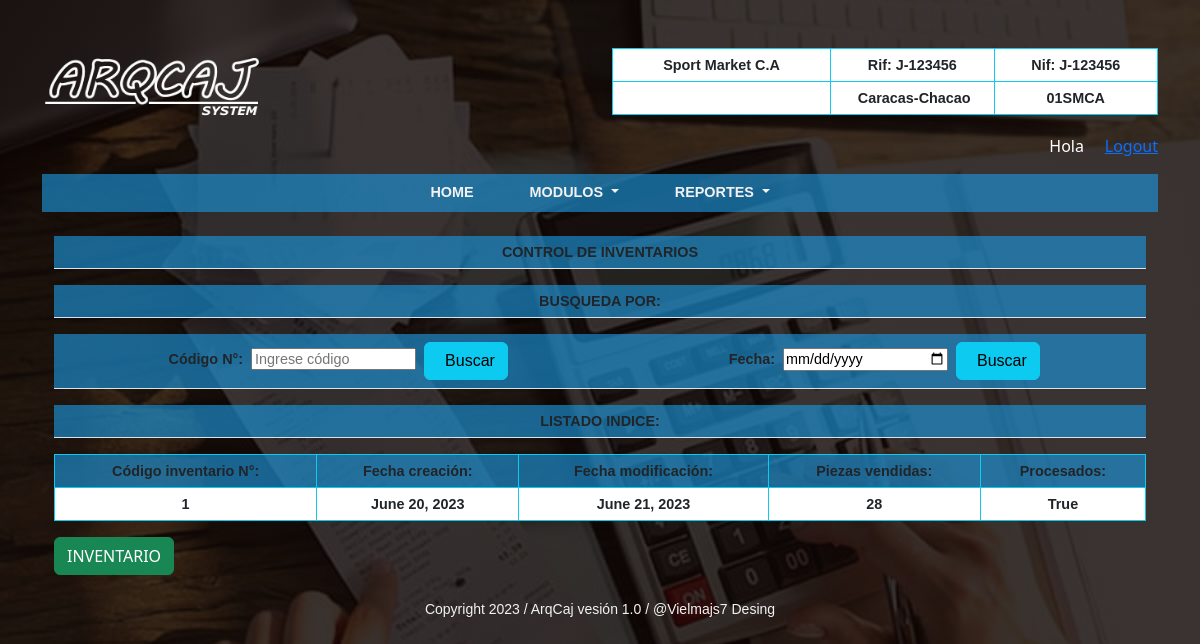
Page /Inventario/Inventario/ on the committed database.
### ProyectoWebAC/models.py (models this page shows, shortened)
class tienda(models.Model):
    user=models.ForeignKey(User, on_delete=models.CASCADE)
    codigo_tienda=models.CharField(max_length=6, null=False)
    razon=models.CharField(max_length=30, null=False)
    rif= models.CharField(max_length=12, null=False)
    nif= models.CharField(max_length=12, null=False)
    direccion= models.CharField(max_length=25, null=False)
    telf=models.CharField(max_length=30, null=True)
    redes=models.CharField(max_length=25, null=True)
    created=models.DateField(auto_now_add=True)
    update=models.DateField(auto_now_add=True)
    class Meta:
        verbose_name="Tienda"
        verbose_name_plural="Tiendas"

### Inventario/models.py (models this page shows, shortened)
class inventario_ventas(models.Model):
    tienda_id=models.ForeignKey(tienda, on_delete=models.CASCADE)
    calzados=models.CharField(max_length=5, null=False)
    ropa=models.CharField(max_length=5, null=False)
    accesorios=models.CharField(max_length=5, null=False)
    piezas=models.CharField(max_length=10, null=False)
    procesado=models.BooleanField()
    created=models.DateField()
    update=models.DateField(auto_now_add=True)
    class Meta:
        verbose_name= "Inventario"
        verbose_name_plural="Inventarios"

### Inventario/views.py (the view)
# urls.py: path('Inventario/', InventarioListar.as_view(template_name = "Inventario/index.html"), name='Inventario'),
class InventarioListar(ListView):
    model = inventario_ventas

### ArqueoCaja/context_processors.py (called while the page is built)
def arqueoView(request):
    arqueoset= arqueo.objects.filter(tienda=(1))
    return {'arqueoset': arqueoset}

### ProyectoWebAC/context_processors.py (called while the page is built)
def tiendaView(request):
    tiendaset= tienda.objects.filter(user=(1))
    tiendaall=tienda.objects.all()
    return {'tiendaset': tiendaset, 'tiendaall':tiendaall}

def cajaView(request):
    cajaset= caja.objects.filter(tienda=(1))
    return {'cajaset': cajaset}

def divisaView(request):
    divisaset= tasaDivisa.objects.filter(id=(1))
    return {'divisaset': divisaset}

def notaView(request):
    notaset= comunicado.objects.all()
    return {'notaset': notaset}

### Inventario/templates/Inventario/Index.html (shortened to what this page needs)
{% extends "ProyectoWebAC/baseII.html" %}
{% load static %}
{% block content %}
<section>
  <header>
    <div class="container-lg mt-3">
        <table class="table mt-3">
          <thead>
            <tr id="subtitulo">
              <th scope="col">
                <labe>CONTROL DE INVENTARIOS</labe>
              </th>
            </tr>
          </thead>
        </table>
    </div>
    <div class="container-lg mt-3">
      <table class="table">
        <thead>
          <tr id="subtitulo">
              <th>
                <label>BUSQUEDA POR:</label>
              </th>
          </tr>
        </thead>
      </table>
    </div>
    <div class="container-lg mt-3">
      <table class="table my-3">
        <thead>
          <tr>
            <form action="buscar_codigo" method="get" autocomplete="off">
              <th style="text-align: center;">
                <label>Código N°:</label>&nbsp;
                <input type="text" name="registro" placeholder="Ingrese código" autofocus style="width: 165px;">&nbsp;
                <button type="submit" class="btn btn-info" style="padding-left: 20px;">Buscar</button>
              </th>
            </form>
            <form action="buscar_fecha" method="get" autocomplete="off">
              <th style="text-align: center;">
                <label>Fecha:</label>&nbsp;
                <input type="date" name="registro" placeholder="Ingrese fecha" autofocus style="width: 165px;">&nbsp;
                <button type="submit" class="btn btn-info" style="padding-left: 20px;">Buscar</button>
              </th>
            </form>
          </tr>
        </thead>
      </table>
    </div>
    <div class="container-lg mt-3">
      <table class="table mt-3">
        <thead>
          <tr id="subtitulo">
            <th scope="col">
              <label>LISTADO INDICE:</label>
            </th>
          </tr>
        </thead>
      </table>
    </div>
    <div class="container-lg mt-3">
        <table class="table table-bordered border-info my-3">
          <thead>
            <tr id="tabla-identificador">
              <th>Código inventario N°:</th>
              <th>Fecha creación:</th>
              <th>Fecha modificación:</th>
              <th>Piezas vendidas:</th>
              <th>Procesados:</th>
            </tr>
          </thead>
          <tbody>
          {% for inventario_ventas in object_list %}
            <tr>
              <td>{{inventario_ventas.id}}</td>
              <td>{{inventario_ventas.created}}</td>
              <td>{{inventario_ventas.update}}</td>
              <td>{{inventario_ventas.piezas}}</td>
              <td>{{inventario_ventas.procesado}}</td>
            </tr>
          {% endfor %}
          </tbody>
      </table>
        <div align="left" class="btn_crear mb-3">
          <a href="nuevo" type="button" class="btn btn-success">INVENTARIO</a>
        </div>
    </div>
        </header>
      </section>
{% endblock %}

### ProyectoWebAC/templates/ProyectoWebAC/baseII.html (shortened to what this page needs)
<html lang="es">
<head>
    {% load static %}
    {% load widget_tweaks %}
    <link href="https://cdn.jsdelivr.net/npm/bootstrap@5.3.0-alpha3/dist/css/bootstrap.min.css" rel="stylesheet">
    <link href= "{% static 'ProyectoWebAC/css/app.css' %}" rel="stylesheet">
</head>
<body>
    <div class="container text-expanded">
      <div class="row align-items-start">
        <div class="col mt-5">
          <figure>
            <img src="{% static 'ProyectoWebAC/img/Logo II.png' %}" style="width: 230px; height: 70px">
          </figure>
        </div>
        <div class="col mt-5 text-expanded">
          <table class="table table-bordered table-responsive border-info">
            <thead>
               {% for t in tiendaset %}
                <tr>
                  <td width="40%">{{t.razon}}</td>
                  <td width="30%">Rif:&nbsp;{{t.rif}}</td>
                  <td width="30%">Nif:&nbsp;{{t.nif}}</td>
                </tr>
                <tr>
                  <td></td>
                  <td>&nbsp;{{t.direccion}}</td>
                  <td>{{t.codigo_tienda}}</td>
                </tr>
               {% endfor %}
            </thead>
          </table>
        </div>
        <div class="text-white" style="text-align:right; margin-right:80px">
          <label name="usuario">Hola &nbsp;{{user.first_name}} &nbsp;
            <a href="{% url 'Cerrar_sesion' %}">Logout</a>
          </label>
        </div>
      </div>
    </div>
    <div class="container my-3">
      <nav class="navbar navbar-expand-lg py-sm-0">
          <ul class="navbar-nav mx-auto">
              <li class="nav-item px-lg-4">
                  <a class="nav-link text-uppercase" href="{% url 'Home' %}">Home</a>
              </li>
              <li class="nav-item dropdown px-lg-3">
                <a class="nav-link text-uppercase dropdown-toggle" href="#" role="button" data-bs-toggle="dropdown" aria-expanded="false">
                  Modulos
                </a>
            </li>
              <li class="nav-item dropdown px-lg-4">
                  <a class="nav-link text-uppercase dropdown-toggle" href="#" role="button" data-bs-toggle="dropdown" aria-expanded="false">
                    Reportes
                  </a>
              </li>
          </ul>
      </nav>
  </div>
  <div class="container my-4">
    {% block content %}
    {% endblock %}
  </div>
    <footer>
      <div class="container text-expanded my-4" id="pie">
          <label><small>Copyright 2023 / ArqCaj vesión 1.0 / @Vielmajs7 Desing</small></label>
      </div>
    </footer>
  </body>
</html>

### ProyectoWebAC/static/ProyectoWebAC/css/app.css (style rules this page uses)
body { background: linear-gradient(rgba(14, 6, 4, 0.82), rgba(14, 6, 4, 0.82)), url("../img/Fondo.jpg"); background-attachment: fixed; background-position: center; background-size: cover; }
.navbar { background: linear-gradient(rgba(27, 147, 216, 0.65), rgba(27, 147, 216, 0.65)); }
.nav-link { font-family: Verdana, Geneva, Tahoma, sans-serif; font-weight: bold; font-size: 0.9em; color: rgb(242, 242, 242); }
.table { font-family: Verdana, Geneva, Tahoma, sans-serif; text-align: center; font-weight: bold; font-size: 0.9em; color: rgb(242, 242, 242); }
.table th { background: linear-gradient(rgba(27, 147, 216, 0.65), rgba(27, 147, 216, 0.65)); }
#pie { font-family: Verdana, Geneva, Tahoma, sans-serif; font-size:1.0em; text-align: center; color: rgb(242, 242, 242); }

### rows in the picture
tienda: razon "Sport Market C.A", rif "J-123456", nif "J-123456", direccion "Caracas-Chacao", codigo_tienda "01SMCA"
inventario_ventas: id "1", created "June 20, 2023", update "June 21, 2023", piezas "28", procesado "True"
